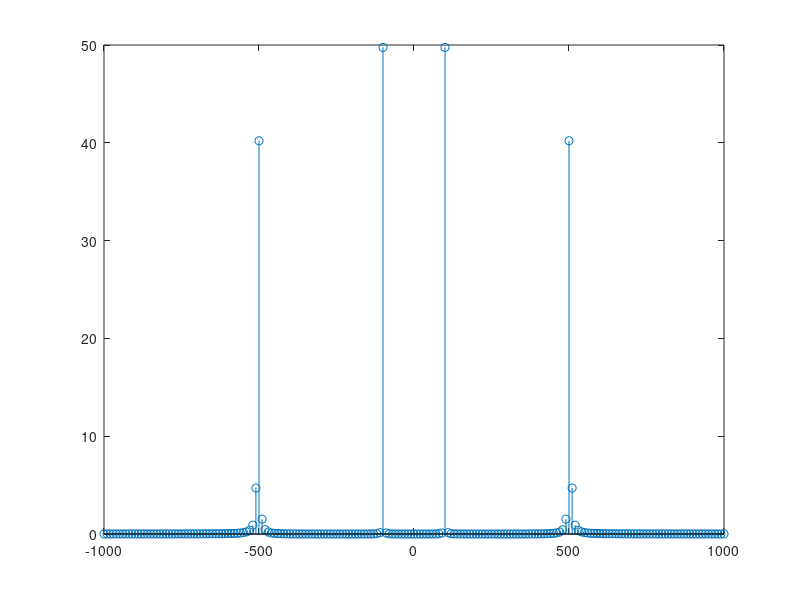

This chart was generated by the following MATLAB code:
close all;clear all;clc;
fs = 2000;
f1 = 100;
f2 = 500;
n = 0:1/fs:0.1;
x = sin(2*n*pi*f1) + sin(2*n*pi*f2);
y = fftshift(fft(x));
l = length(y);
psd = (y .*conj(y))/l;
fx = (fs/2)*linspace(-1,1,(fs/10)+1);
stem(fx,psd);
